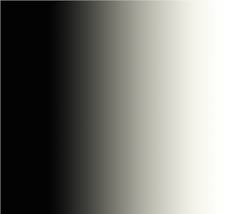
#> input picture data/gradient.jpg, 235 x 214 px
$ jupyter execute 8_thresholding.ipynb
#> lines starting #> are read from the running program, lines starting #| are printed output that depends on the picture; after the words box and inside, x2 and y2 are one past the last pixel; in counts of white or black regions, pixels touching at a corner belong together
<li>used to create a binary image from a grayscale image </li>
<li>based on a threshold value</li>
<li> used in image segmentation tasks to separate objects or regions of interest from the background.</li>
<li><b>Global Thresholding:</b> A single threshold value is applied to the entire image.</li>
<li><b>Adaptive Thresholding:</b> Different threshold values are applied to different regions of the image, based on local neighborhoods.</li>
<li><b>Otsu's Thresholding:</b> Automatically calculates an optimal threshold value based on the image histogram.</li>

[cell 1]
import cv2
import numpy as np

img=cv2.imread('data/gradient.jpg',0)
#> img: shape (214, 235); min 0, max 255, mean 124.1

cv2.imshow('frame',img)
cv2.waitKey(0)
cv2.destroyAllWindows()

### binary

[cell 2]
#(source, threshod,max,threshold type)
_,th1=cv2.threshold(img,127,255,cv2.THRESH_BINARY)
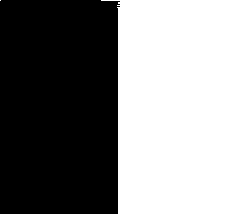
#> th1: shape (214, 235); 49.8% white; 2 white regions (1 under 20 px), largest, box (x1, y1, x2, y2) and area: (101, 0, 235, 214) 25051
#two outs 1.ret 2.Binary Image:
cv2.imshow('frame',img)
cv2.imshow('thre',th1)
cv2.waitKey(0)
cv2.destroyAllWindows()

### binary inverse

[cell 3]
_,th1=cv2.threshold(img,127,255,cv2.THRESH_BINARY_INV)
cv2.imshow('frame',img)
cv2.imshow('thre',th1)
cv2.waitKey(0)
cv2.destroyAllWindows()

 ### truncation thresholding method

[cell 4]
_,th1=cv2.threshold(img,127,255,cv2.THRESH_TRUNC)
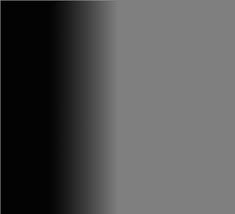
#> th1: shape (214, 235); min 0, max 127, mean 81.8
cv2.imshow('frame',img)
cv2.imshow('thre',th1)
cv2.waitKey(0)
cv2.destroyAllWindows()

cv2.THRESH_TOZERO <br>
cv2.THRESH_TOZERO_INV

all above we used global value
  _,th1=cv2.threshold(img,127,255,cv2.THRESH_TRUNC)
  127

we can use local also

[cell 5]
img=cv2.imread('data/sudoku.jpg',0)
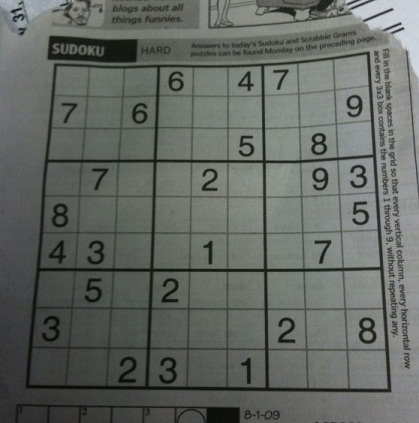
#> input picture data/sudoku.jpg, 419 x 423 px
#> img: shape (423, 419); min 5, max 218, mean 101.9
_,th1=cv2.threshold(img,127,255,cv2.THRESH_BINARY)
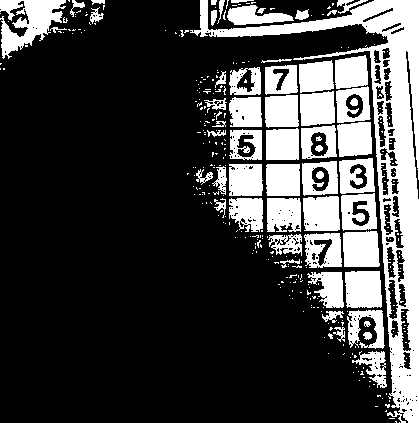
#> th1: shape (423, 419); 25.6% white; 333 white regions (274 under 20 px), largest, box (x1, y1, x2, y2) and area: (190, 0, 419, 423) 14935, (0, 0, 66, 59) 2037, (345, 271, 382, 308) 1282
cv2.imshow('frame',img)
cv2.imshow('thre',th1)
cv2.waitKey(0)
cv2.destroyAllWindows()

### adaptive thresholding
need bcs :image may have different lighting conds at various region

ADAPTIVE_THRESH_MEAN_C: In this method, the threshold value for each pixel is calculated as the mean of the neighborhood area around that pixel. The size of the neighborhood area is specified by the blockSize parameter. This method works well for images with relatively<b> uniform illumination.</b>
ADAPTIVE_THRESH_GAUSSIAN_C: In this method, instead of taking the mean of the neighborhood area, a weighted sum (using Gaussian weights) is calculated for the neighborhood area around each pixel. The size of the neighborhood area and the standard deviation of the Gaussian kernel are specified by the blockSize and C parameters, respectively. This method is more robust to noise and works better for images with <b>uneven illumination or noise</b>.

[cell 6]
#(src,max,adaptive_methos,threshold type,block_size,c) c is subtracted from mean

img=cv2.imread('data/sudoku.jpg',0)
th1=cv2.adaptiveThreshold(img,255,cv2.ADAPTIVE_THRESH_MEAN_C,cv2.THRESH_BINARY,11,2)
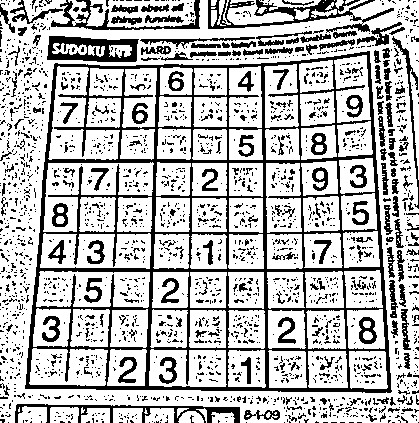
#> th1: shape (423, 419); 73% white; 2115 black regions (1905 under 20 px), largest, box (x1, y1, x2, y2) and area: (25, 51, 392, 393) 18441, (208, 0, 394, 33) 1810, (47, 36, 139, 62) 1408
cv2.imshow('frame',img)
cv2.imshow('thre',th1)
cv2.waitKey(0)
cv2.destroyAllWindows()

[cell 7]
img=cv2.imread('data/sudoku.jpg',0)
th1=cv2.adaptiveThreshold(img,255,cv2.ADAPTIVE_THRESH_GAUSSIAN_C,cv2.THRESH_BINARY,11,2)
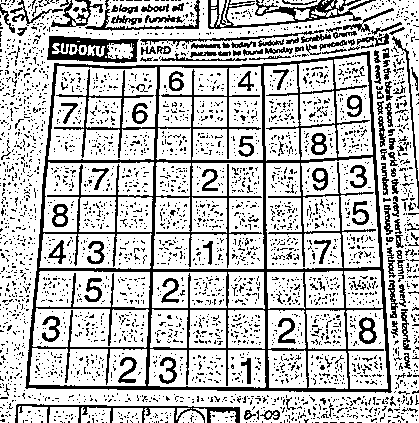
#> th1: shape (423, 419); 74.8% white; black in thin lines or dots
cv2.imshow('frame',img)
cv2.imshow('thre',th1)
cv2.waitKey(0)
cv2.destroyAllWindows()
